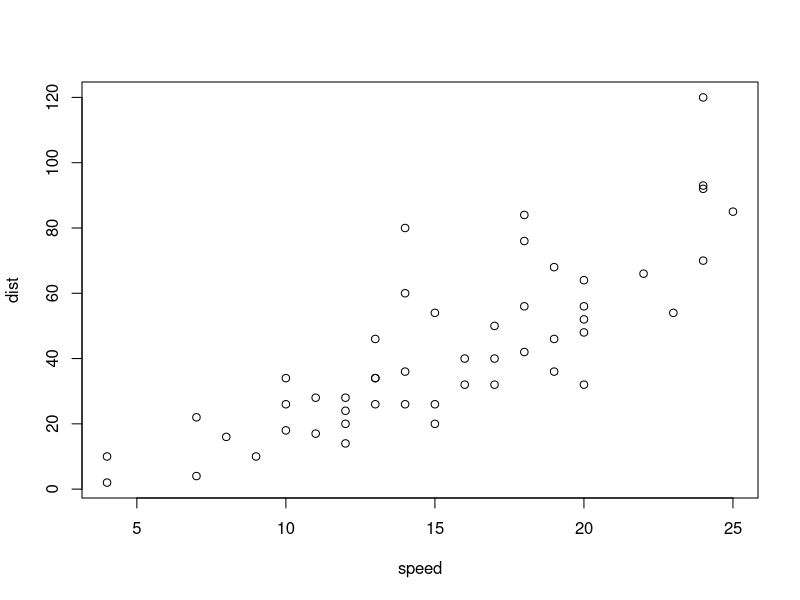
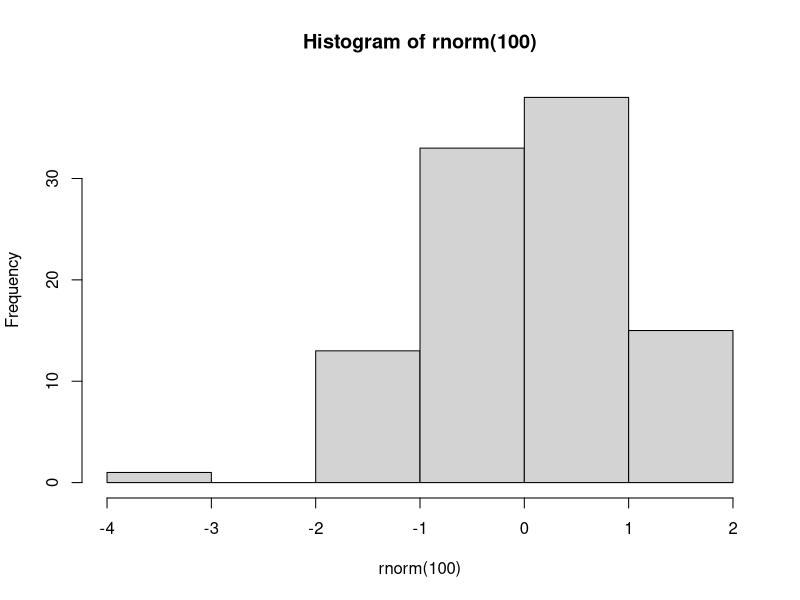
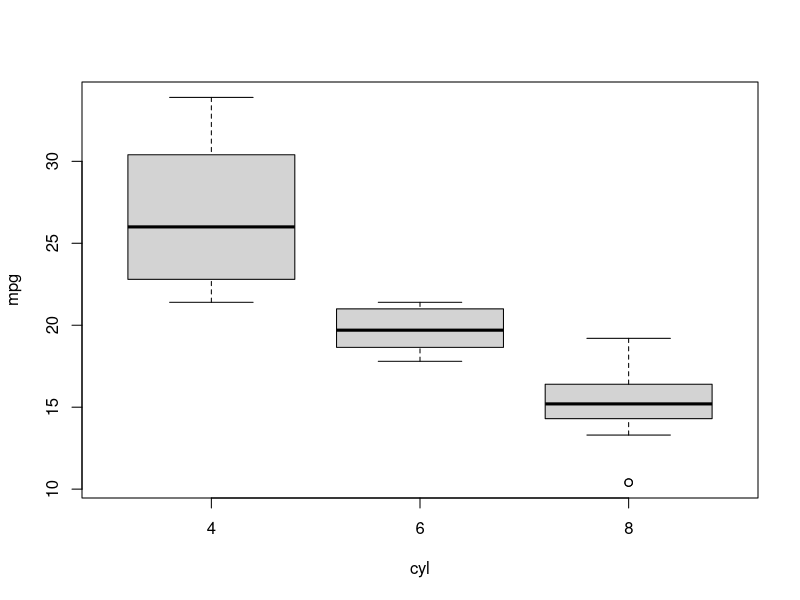
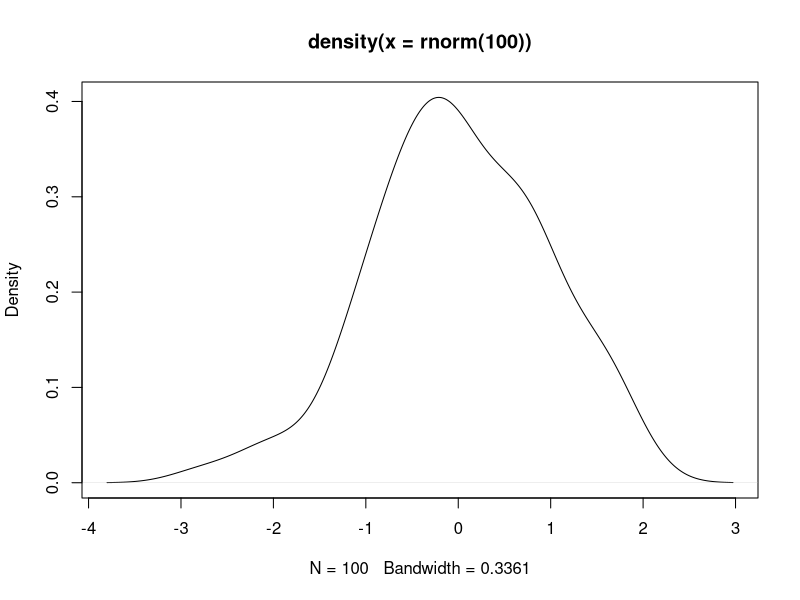
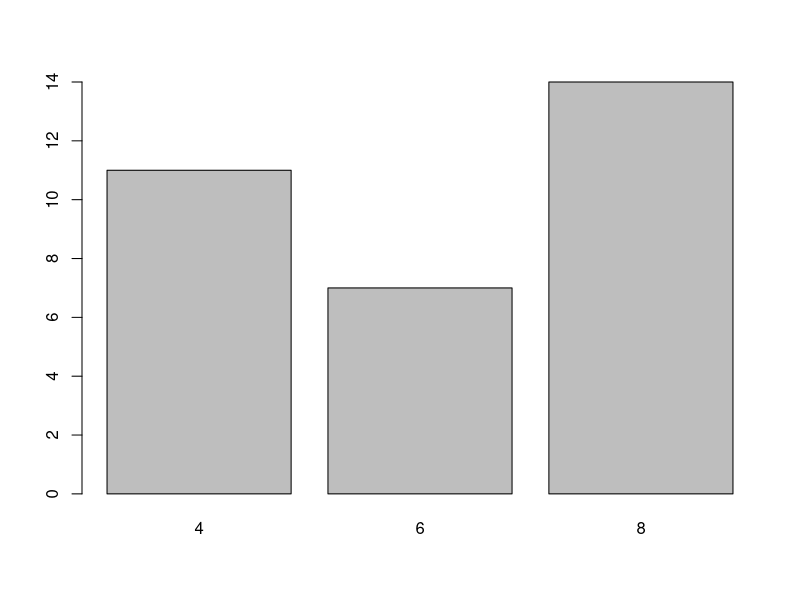

Write R code to recreate these figures, in order.
## ---- chunk 1
plot(cars)
## ---- chunk 2
hist(rnorm(100))
## ---- chunk 3
boxplot(mpg ~ cyl, data = mtcars)
## ---- chunk 4
plot(density(rnorm(100)))
## ---- chunk 5
barplot(table(mtcars$cyl))
